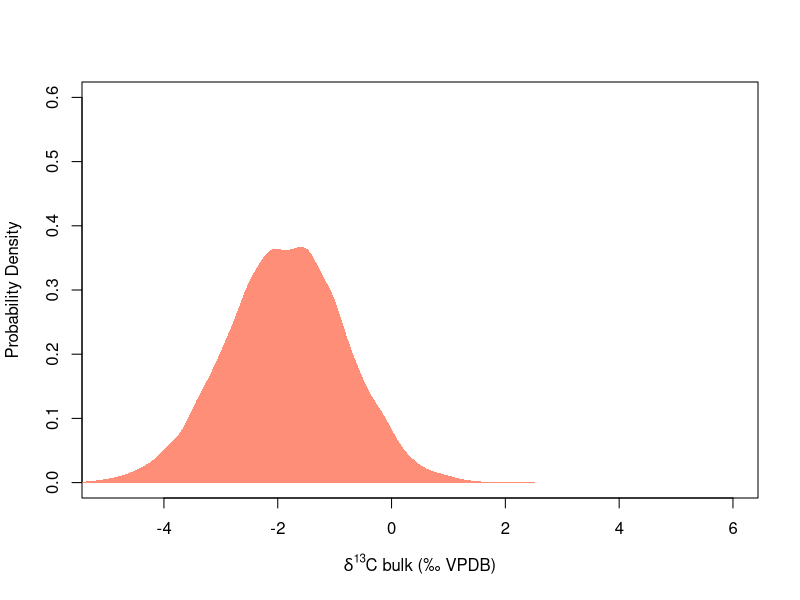

Recreate this plot in R. (Note: this script raises an error after producing the figure.)

# monte carlo style forward model for d13Cbulk from d13CO2 and temp


# ----- monte carlo style inverse model for d13bulk from d13CO2 and temp -----

n.iterations <- 10000
tempC.m <- 32
tempC.sd <- 3
d13CO2.m <- -9
d13CO2.sd <- 1

init.vec <- vector("numeric", n.iterations)
coeff1 <- init.vec
coeff2 <- init.vec
eps.int <- init.vec
f_co2 <- init.vec
tempC <- init.vec
d13CO2 <- init.vec
eps.dic_co2_surf <- init.vec
d13Cbulk <- init.vec

for (i in 1:n.iterations){
  
  coeff1[i] <- rnorm(1, mean = 0.0144, sd = 0.01)
  coeff2[i] <- rnorm(1, mean = 0.107, sd = 0.002)
  eps.int[i] <- rnorm(1, mean = 10.53, sd = 0.05)
  f_co2[i] <- rnorm(1, mean = 0.12, sd = 0.04)
  
  tempC[i] <- rnorm(1, mean = tempC.m, sd = tempC.sd)
  d13CO2[i] <- rnorm(1, mean = d13CO2.m, sd = d13CO2.sd)
  
  eps.dic_co2_surf[i] <- coeff1[i]*tempC[i]*f_co2[i] - coeff2[i]*tempC[i] + eps.int[i]
  d13Cbulk[i] <- d13CO2[i] + eps.dic_co2_surf[i]
}

print(mean(d13Cbulk))
print(sd(d13Cbulk))

plot(x = c(-5,6), y =c(0,0.6), col= NULL, xlab = expression(paste(delta^{13}, "C bulk (\u2030 VPDB)")),
     ylab = "Probability Density")
polygon(density(d13Cbulk),
        col = adjustcolor("coral1", alpha.f = 0.80), border = NA, title = NULL)




# ----- monte carlo style inverse model for d13CO2 from d13Cbulk and temp -----

n.iterations <- 10000
tempC.m <- 32
tempC.sd <- 3
d13Cbulk.m <- -1
d13Cbulk.sd <- 0.5

init.vec <- vector("numeric", n.iterations)
coeff1 <- init.vec
coeff2 <- init.vec
eps.int <- init.vec
f_co2 <- init.vec
tempC <- init.vec
d13CO2 <- init.vec
eps.dic_co2_surf <- init.vec
d13Cbulk <- init.vec

for (i in 1:n.iterations){
  
  coeff1[i] <- rnorm(1, mean = 0.0144, sd = 0.01)
  coeff2[i] <- rnorm(1, mean = 0.107, sd = 0.002)
  eps.int[i] <- rnorm(1, mean = 10.53, sd = 0.05)
  f_co2[i] <- rnorm(1, mean = 0.12, sd = 0.04)
  
  tempC[i] <- rnorm(1, mean = tempC.m, sd = tempC.sd)
  d13Cbulk[i] <- rnorm(1, mean = d13Cbulk.m, sd = d13bulk.sd)
  
  eps.dic_co2_surf[i] <- coeff1[i]*tempC[i]*f_co2[i] - coeff2[i]*tempC[i] + eps.int[i]
  d13CO2[i] <- d13Cbulk[i] - eps.dic_co2_surf[i] 
}

print(mean(d13Cbulk))
print(sd(d13Cbulk))

plot(x = c(-10,-2), y =c(0,0.6), col= NULL, xlab = expression(paste(delta^{13}, 
    "C of ",CO[2]," (\u2030 VPDB)")), ylab = "Probability Density")
polygon(density(d13CO2),
        col = adjustcolor("dodgerblue", alpha.f = 0.80), border = NA, title = NULL)


